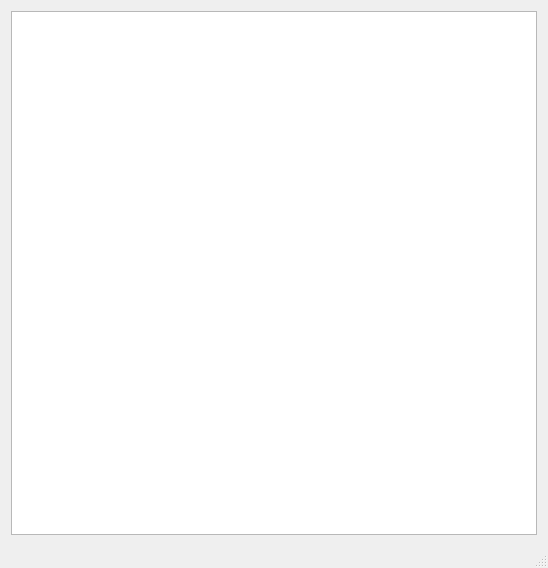
<?xml version="1.0" encoding="UTF-8"?>
<ui version="4.0">
 <class>Generator</class>
 <widget class="QMainWindow" name="Generator">
  <property name="geometry">
   <rect>
    <x>0</x>
    <y>0</y>
    <width>548</width>
    <height>568</height>
   </rect>
  </property>
  <property name="sizePolicy">
   <sizepolicy hsizetype="Fixed" vsizetype="Fixed">
    <horstretch>0</horstretch>
    <verstretch>0</verstretch>
   </sizepolicy>
  </property>
  <property name="minimumSize">
   <size>
    <width>548</width>
    <height>568</height>
   </size>
  </property>
  <property name="maximumSize">
   <size>
    <width>548</width>
    <height>568</height>
   </size>
  </property>
  <property name="windowTitle">
   <string>Generator</string>
  </property>
  <property name="styleSheet">
   <string notr="true"/>
  </property>
  <widget class="QWidget" name="centralWidget">
   <layout class="QGridLayout" name="gridLayout">
    <item row="0" column="0">
     <widget class="QGraphicsView" name="graphicsView"/>
    </item>
   </layout>
  </widget>
  <widget class="QMenuBar" name="menuBar">
   <property name="geometry">
    <rect>
     <x>0</x>
     <y>0</y>
     <width>548</width>
     <height>22</height>
    </rect>
   </property>
  </widget>
  <widget class="QStatusBar" name="statusBar"/>
 </widget>
 <layoutdefault spacing="6" margin="11"/>
 <resources/>
 <connections/>
</ui>
